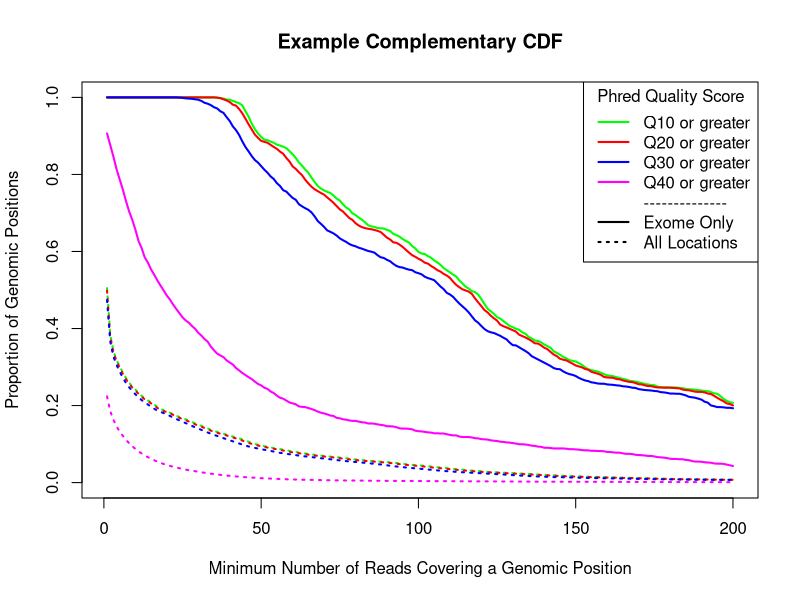

This figure's R source:
##################################################################
# FILENAME   : NGS_CCDF.R
# AUTHOR     : Brian Denton <dentonb@mskcc.org>
# DATE       : 08/18/2011
# DESCRIPTION: Plots the complementary CDF for depth-of-coverage
#              from next generation sequencing data. A seperate
#              CCDF is plotted for reads with base call quality
#              score Q>=10, Q>=20, Q>=30, and Q>=40.
##################################################################

# Import results from NGS_CCDF application
QUAL_counts <- read.csv( file = "example.csv", header = FALSE )
names( QUAL_counts) <- c("CHROM","POS","Q10","Q20","Q30","Q40","InExon")

# Get complementary CCDF
get_CCDF <- function( data, xmax ){
  
  x <- 1:xmax
  CCDF <- rep( 0, xmax )
  
  # Get frequency table for distribution of depth-of-coverage
  freq <- table( data )
  
  for( i in 1:xmax ){
  
	# Find the cumulative sum of frequency counts for
	# each depth-of-coverage value from 1 to i, where i = 1...xmax
	cumulativeSum <- sum( freq[as.integer(names(freq)) <= i] )
	if( is.na( cumulativeSum ) )
		cumulativeSum <- 0
	
	# Get the complementary CDF
    CCDF[i] <- 1 - cumulativeSum/length(data)
  }

  return( list( x = x, CCDF = CCDF ) )
}

maxDepthOfCoverage <- 200

Q10_CCDF <- get_CCDF( QUAL_counts$Q10, xmax = maxDepthOfCoverage  )
Q20_CCDF <- get_CCDF( QUAL_counts$Q20, xmax = maxDepthOfCoverage  )
Q30_CCDF <- get_CCDF( QUAL_counts$Q30, xmax = maxDepthOfCoverage  )
Q40_CCDF <- get_CCDF( QUAL_counts$Q40, xmax = maxDepthOfCoverage  )

Q10_CCDF.exome <- get_CCDF( QUAL_counts$Q10[QUAL_counts$InExon=="true"], xmax = maxDepthOfCoverage )
Q20_CCDF.exome <- get_CCDF( QUAL_counts$Q20[QUAL_counts$InExon=="true"], xmax = maxDepthOfCoverage )
Q30_CCDF.exome <- get_CCDF( QUAL_counts$Q30[QUAL_counts$InExon=="true"], xmax = maxDepthOfCoverage )
Q40_CCDF.exome <- get_CCDF( QUAL_counts$Q40[QUAL_counts$InExon=="true"], xmax = maxDepthOfCoverage )

pdf( file = "Example Complementary CDF.pdf", width = 11, height = 8.5 )

plot( x = Q10_CCDF.exome$x, y = Q10_CCDF.exome$CCDF, col = "green", type = "l", lty = 1, lwd = 2,
      xlim = c(1,maxDepthOfCoverage), ylim = c(0,1),
      main = "Example Complementary CDF",
      ylab = "Proportion of Genomic Positions",
      xlab = "Minimum Number of Reads Covering a Genomic Position" )
lines( x = Q20_CCDF.exome$x, y = Q20_CCDF.exome$CCDF, col = "red", lwd = 2 )
lines( x = Q30_CCDF.exome$x, y = Q30_CCDF.exome$CCDF, col = "blue", lwd = 2 )
lines( x = Q40_CCDF.exome$x, y = Q40_CCDF.exome$CCDF, col = "magenta", lwd = 2 )

lines( x = Q10_CCDF$x, y = Q10_CCDF$CCDF, col = "green", lwd = 2, lty = 9 )
lines( x = Q20_CCDF$x, y = Q20_CCDF$CCDF, col = "red", lwd = 2, lty = 9 )
lines( x = Q30_CCDF$x, y = Q30_CCDF$CCDF, col = "blue", lwd = 2,lty = 9 )
lines( x = Q40_CCDF$x, y = Q40_CCDF$CCDF, col = "magenta", lwd = 2, lty = 9 )

legend( "topright", title = "Phred Quality Score",
        legend = c( "Q10 or greater", "Q20 or greater",
        "Q30 or greater", "Q40 or greater","--------------",
		"Exome Only", "All Locations" ),
        lty = c(rep(1,4,),1,1,9), lwd = 2,
		col = c("green","red","blue","magenta","white", "black", "black") )

dev.off()

# END OF FILE
